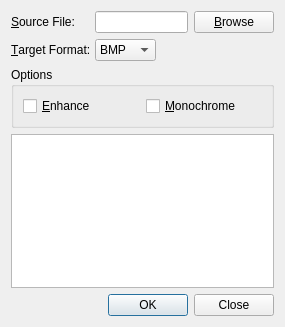
<?xml version="1.0" encoding="UTF-8"?>
<ui version="4.0">
 <class>ImageConvert</class>
 <widget class="QDialog" name="ImageConvert">
  <property name="geometry">
   <rect>
    <x>0</x>
    <y>0</y>
    <width>285</width>
    <height>327</height>
   </rect>
  </property>
  <property name="windowTitle">
   <string>Image Converter</string>
  </property>
  <layout class="QGridLayout">
   <item row="0" column="0">
    <widget class="QLabel" name="sourceFileLabel">
     <property name="sizePolicy">
      <sizepolicy hsizetype="Fixed" vsizetype="Preferred">
       <horstretch>0</horstretch>
       <verstretch>0</verstretch>
      </sizepolicy>
     </property>
     <property name="frameShape">
      <enum>QFrame::NoFrame</enum>
     </property>
     <property name="frameShadow">
      <enum>QFrame::Plain</enum>
     </property>
     <property name="text">
      <string>&amp;Source File:</string>
     </property>
     <property name="buddy">
      <cstring>sourceFileEdit</cstring>
     </property>
    </widget>
   </item>
   <item row="0" column="1" colspan="2">
    <widget class="QLineEdit" name="sourceFileEdit"/>
   </item>
   <item row="0" column="3">
    <widget class="QPushButton" name="browseButton">
     <property name="sizePolicy">
      <sizepolicy hsizetype="Fixed" vsizetype="Fixed">
       <horstretch>0</horstretch>
       <verstretch>0</verstretch>
      </sizepolicy>
     </property>
     <property name="text">
      <string>&amp;Browse</string>
     </property>
     <property name="shortcut">
      <string>Alt+B</string>
     </property>
    </widget>
   </item>
   <item row="1" column="0">
    <widget class="QLabel" name="targetFormatLabel">
     <property name="sizePolicy">
      <sizepolicy hsizetype="Fixed" vsizetype="Preferred">
       <horstretch>0</horstretch>
       <verstretch>0</verstretch>
      </sizepolicy>
     </property>
     <property name="text">
      <string>&amp;Target Format:</string>
     </property>
     <property name="buddy">
      <cstring>targetFormatComboBox</cstring>
     </property>
    </widget>
   </item>
   <item row="1" column="1">
    <widget class="QComboBox" name="targetFormatComboBox">
     <property name="sizePolicy">
      <sizepolicy hsizetype="Fixed" vsizetype="Fixed">
       <horstretch>0</horstretch>
       <verstretch>0</verstretch>
      </sizepolicy>
     </property>
     <item>
      <property name="text">
       <string>BMP</string>
      </property>
     </item>
     <item>
      <property name="text">
       <string>EPS</string>
      </property>
     </item>
     <item>
      <property name="text">
       <string>GIF</string>
      </property>
     </item>
     <item>
      <property name="text">
       <string>JPEG</string>
      </property>
     </item>
     <item>
      <property name="text">
       <string>PNG</string>
      </property>
     </item>
     <item>
      <property name="text">
       <string>TIFF</string>
      </property>
     </item>
    </widget>
   </item>
   <item row="1" column="2" colspan="2">
    <spacer>
     <property name="orientation">
      <enum>Qt::Horizontal</enum>
     </property>
     <property name="sizeType">
      <enum>QSizePolicy::Expanding</enum>
     </property>
     <property name="sizeHint" stdset="0">
      <size>
       <width>20</width>
       <height>20</height>
      </size>
     </property>
    </spacer>
   </item>
   <item row="2" column="0" colspan="4">
    <widget class="QGroupBox" name="optionsGroupBox">
     <property name="title">
      <string>Options</string>
     </property>
     <layout class="QHBoxLayout">
      <item>
       <widget class="QCheckBox" name="enhanceCheckBox">
        <property name="text">
         <string>&amp;Enhance</string>
        </property>
        <property name="shortcut">
         <string>Alt+E</string>
        </property>
       </widget>
      </item>
      <item>
       <widget class="QCheckBox" name="monochromeCheckBox">
        <property name="text">
         <string>&amp;Monochrome</string>
        </property>
        <property name="shortcut">
         <string>Alt+M</string>
        </property>
       </widget>
      </item>
     </layout>
    </widget>
   </item>
   <item row="3" column="0" colspan="4">
    <widget class="QTextEdit" name="outputTextEdit">
     <property name="readOnly">
      <bool>true</bool>
     </property>
    </widget>
   </item>
   <item row="4" column="1" colspan="3">
    <widget class="QDialogButtonBox" name="buttonBox">
     <property name="orientation">
      <enum>Qt::Horizontal</enum>
     </property>
     <property name="standardButtons">
      <set>QDialogButtonBox::Close|QDialogButtonBox::Ok</set>
     </property>
    </widget>
   </item>
  </layout>
 </widget>
 <tabstops>
  <tabstop>sourceFileEdit</tabstop>
  <tabstop>browseButton</tabstop>
  <tabstop>targetFormatComboBox</tabstop>
  <tabstop>enhanceCheckBox</tabstop>
  <tabstop>monochromeCheckBox</tabstop>
  <tabstop>outputTextEdit</tabstop>
 </tabstops>
 <resources/>
 <connections/>
</ui>
